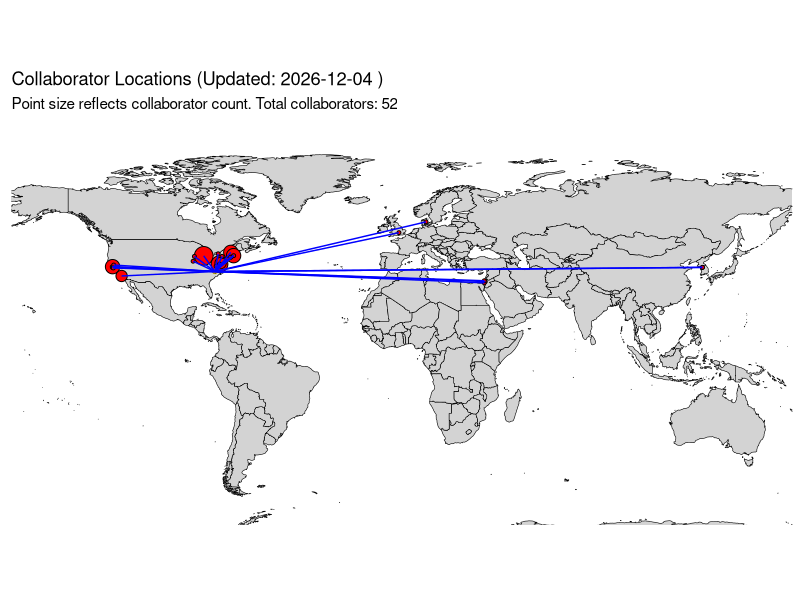

Reproduce this figure in R.
# Load libraries
library(ggplot2)
library(sf)
library(rnaturalearth)
library(rnaturalearthdata)
library(tidyverse)
library(ggrepel)
library(here) # Load the 'here' package

# Combine your location with your collaborators' list
all_affiliations <- c(
  "UNC Chapel Hill", "Oxford", "Cambridge", "UC Berkeley", "UPenn", "Fordham Law", "Tufts", "Dartmouth", "Yonsei University",
  "Harvard", "Michigan", "Hebrew University of Jerusalem", "UCLA", "Georgetown", "Aarhus University",
  "Johns Hopkins", "Code for America", "University of Connecticut", "Rochester",
  "US Government Accountability Office", "Ben-Gurion University", "SUNY Binghamton", "SUNY Albany", "Wesleyan",
  "Virginia", "Tel Aviv University", "MIT", "UIUC", "Northwestern", "Pew Research", "Columbia",
  "Meta", "UC Davis", "Santa Clara University", "Korea University",
  "UC Berkeley", "UC Berkeley", "Dartmouth", "Dartmouth", "Harvard", "Harvard", "Johns Hopkins", "Michigan",
  "Michigan", "Michigan", "Michigan", "Georgetown", "Georgetown", "Georgetown", "UCLA", "Syracuse", "Syracuse"
)

# Calculate the total number of collaborators
total_collaborators <- length(all_affiliations)

# Count the occurrences of each affiliation
collaborators_count <- data.frame(affiliation = all_affiliations) %>%
  group_by(affiliation) %>%
  summarise(n = n())

# Data frame with unique affiliations and coordinates
unique_collaborators_data <- data.frame(
  affiliation = c("UNC Chapel Hill", "Oxford", "UC Berkeley", "UPenn", "Fordham Law", "Tufts", "Dartmouth", "Yonsei University", "Harvard", "Michigan", "Hebrew University of Jerusalem", "UCLA", "Georgetown", "Aarhus University", "Johns Hopkins", "Code for America", "University of Connecticut", "Rochester", "US Government Accountability Office", "Ben-Gurion University", "SUNY Binghamton", "Wesleyan", "Virginia", "Tel Aviv University", "MIT", "UIUC", "Northwestern", "Pew Research", "Columbia", "Meta", "UC Davis", "Santa Clara University", "Korea University"),
  latitude = c(35.90, 51.76, 37.87, 39.95, 40.77, 42.41, 43.70, 37.57, 42.37, 42.28, 31.79, 34.07, 38.91, 56.17, 39.33, 37.78, 41.81, 43.13, 38.90, 31.26, 42.09, 41.56, 38.03, 32.11, 42.36, 40.10, 42.06, 38.904, 40.81, 37.49, 38.54, 37.35, 37.59),
  longitude = c(-79.04, -1.25, -122.26, -75.19, -73.98, -71.12, -72.29, 126.94, -71.12, -83.74, 35.24, -118.44, -77.07, 10.20, -76.62, -122.41, -72.25, -77.63, -77.02, 34.80, -75.97, -72.66, -78.51, 34.80, -71.09, -88.23, -87.68, -77.0375, -73.96, -122.15, -121.76, -121.94, 127.03)
)

# Join the count data with the location data
full_collaborators_data <- unique_collaborators_data %>%
  left_join(collaborators_count, by = "affiliation")

# Filter the data for labels to only include affiliations with at least 2 coauthors
filtered_labels_data <- full_collaborators_data %>%
  filter(n >= 2)

# Convert to sf object
collaborators_sf <- st_as_sf(full_collaborators_data, coords = c("longitude", "latitude"), crs = 4326)

# Get the world map data
world <- ne_countries(scale = "medium", returnclass = "sf")

# Find the coordinates for your location
unc_chapel_hill <- collaborators_sf[collaborators_sf$affiliation == "UNC Chapel Hill",]

# Create the plot object and assign it to a variable
coauthor_map <- ggplot(data = world) +
  geom_sf(fill = "lightgrey", color = "black") +
  geom_sf(data = collaborators_sf, aes(size = n), shape = 21, fill = "red", show.legend = FALSE) +
  geom_sf(data = unc_chapel_hill, aes(size = n), shape = 8, color = "gold", show.legend = FALSE) +
  geom_segment(data = full_collaborators_data[full_collaborators_data$affiliation != "UNC Chapel Hill",], 
               aes(x = longitude, y = latitude, 
                   xend = unc_chapel_hill$geometry[[1]][1], 
                   yend = unc_chapel_hill$geometry[[1]][2]), 
               color = "blue", linewidth = 0.5) +
  labs(
    title = paste("Collaborator Locations", "(Updated:", Sys.Date(), ")"),
    subtitle = paste("Point size reflects collaborator count. Total collaborators:", total_collaborators)
  ) +
  coord_sf(xlim = c(-150, 150), ylim = c(-60, 90)) +
  theme_minimal() +
  theme(
    legend.position = "none",
    panel.grid.major = element_blank(),
    axis.text = element_blank(),
    axis.title = element_blank(),
    axis.ticks = element_blank()
  )

# Use png() to save the plot as a file
png(filename = here("misc", "coauthor_map.png"), width = 10, height = 6, units = "in", res = 300)
print(coauthor_map)
dev.off()
